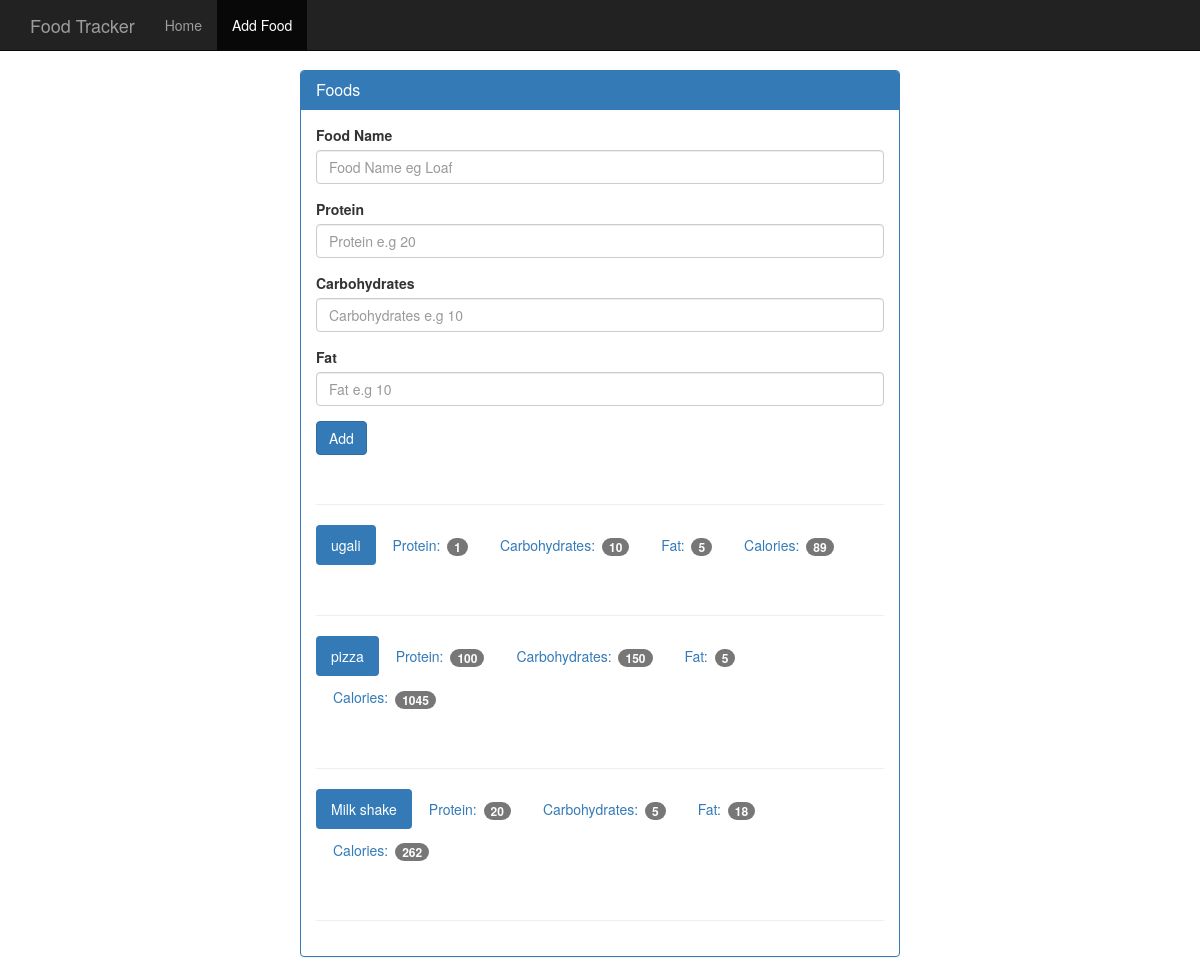
The app's page /food with its own data.
### tables this page shows
CREATE TABLE food(
    id integer primary key autoincrement,
    name text not null,
    protein integer not null,
    carbohydrates integer not null,
    fat integer not null,
    calories integer not null
);

### app.py (the view, shortened to what this page needs)
@app.route('/food', methods=['GET','POST'])
def food():
    db = get_db()
    cur = db.execute('select name,protein, carbohydrates, fat, calories from food')
    result = cur.fetchall()
    return render_template('add_food.html', result=result)

### app.py (called while the page is built)
def connect_db():
    sql = sqlite3.connect('food_log.db')
    sql.row_factory = sqlite3.Row
    return sql

def get_db():
    if not hasattr(g,'sqlite3'):
        g.sqlite3_db = connect_db()
    return g.sqlite3_db

### templates/add_food.html (shortened to what this page needs)
<!DOCTYPE html>
<html lang="en">
  <head>
     <link href=" {{ url_for('static',filename='bootstrap.min.css') }}" rel="stylesheet">
     <link href="{{ url_for('static', filename='theme.css') }}" rel="stylesheet">
  </head>
  <body>
    <nav class="navbar navbar-inverse navbar-fixed-top">
      <div class="container">
        <div class="navbar-header">
          <a class="navbar-brand" href="#">Food Tracker</a>
        </div>
        <div id="navbar" class="navbar-collapse collapse">
          <ul class="nav navbar-nav">
            <li><a href="#">Home</a></li>
            <li class="active"><a href="#">Add Food</a></li>
          </ul>
        </div>
      </div>
    </nav>
    <div class="container theme-showcase col-sm-6 col-sm-offset-3" role="main">
      <div class="row">
        <div>
          <div class="panel panel-primary">
            <div class="panel-heading">
              <h3 class="panel-title">Foods</h3>
            </div>
            <div class="panel-body">
              <form method="POST" action="{{ url_for('food')}}">
                <div class="form-group">
                  <label for="food-name">Food Name</label>
                  <input type="text" class="form-control" id="food-name" name='food-name' placeholder="Food Name eg Loaf">
                </div>
                <div class="form-group">
                  <label for="protein">Protein</label>
                  <input type="number" class="form-control" id="protein" name='protein' placeholder="Protein e.g 20">
                </div>
                <div class="form-group">
                  <label for="carbohydrates">Carbohydrates</label>
                  <input type="number" class="form-control" id="carbohydrates" name='carbohydrates' placeholder="Carbohydrates e.g 10">
                </div>
                <div class="form-group">
                  <label for="fat">Fat</label>
                  <input type="number" class="form-control" id="fat" name='fat' placeholder="Fat e.g 10 ">
                </div>
                <button type="submit" class="btn btn-primary">Add</button>
              </form>
              <div class="page-header"></div>
              {% for food in result %}
              <ul class="nav nav-pills" role="tablist">
                <li class="active"><a>{{ food.name}}</a></li>
                <li><a>Protein: <span class="badge">{{ food.protein}}</span></a></li>
                <li><a>Carbohydrates: <span class="badge">{{ food.carbohydrates }}</span></a></li>
                <li><a>Fat: <span class="badge">{{ food.fat }}</span></a></li>
                <li><a>Calories: <span class="badge">{{ food.calories}}</span></a></li>
              </ul>
              <div class="page-header"></div>
              {% endfor %}
            </div>
          </div>
        </div>
      </div>
    </div>
  </body>
</html>

### static/theme.css (style rules this page uses)
body { padding-top: 70px; padding-bottom: 30px; }

### records on screen
food: name "ugali", protein "1", carbohydrates "10", fat "5", calories "89"
food: name "pizza", protein "100", carbohydrates "150", fat "5", calories "1045"
food: name "Milk shake", protein "20", carbohydrates "5", fat "18", calories "262"
